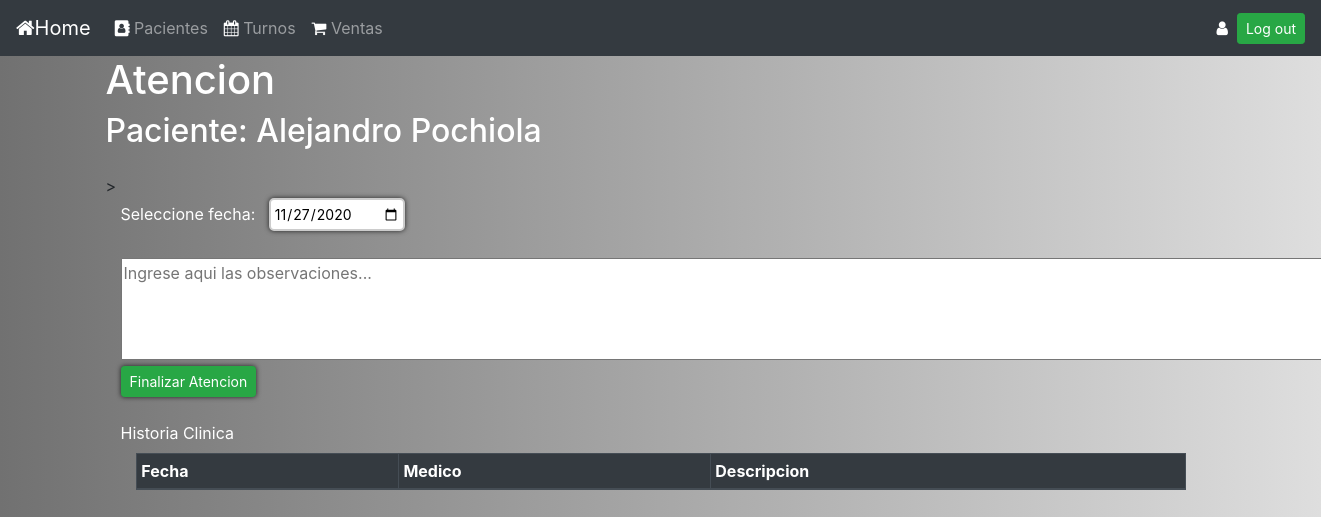
Page /15/atender_paciente (signed in) on the earlier database version.
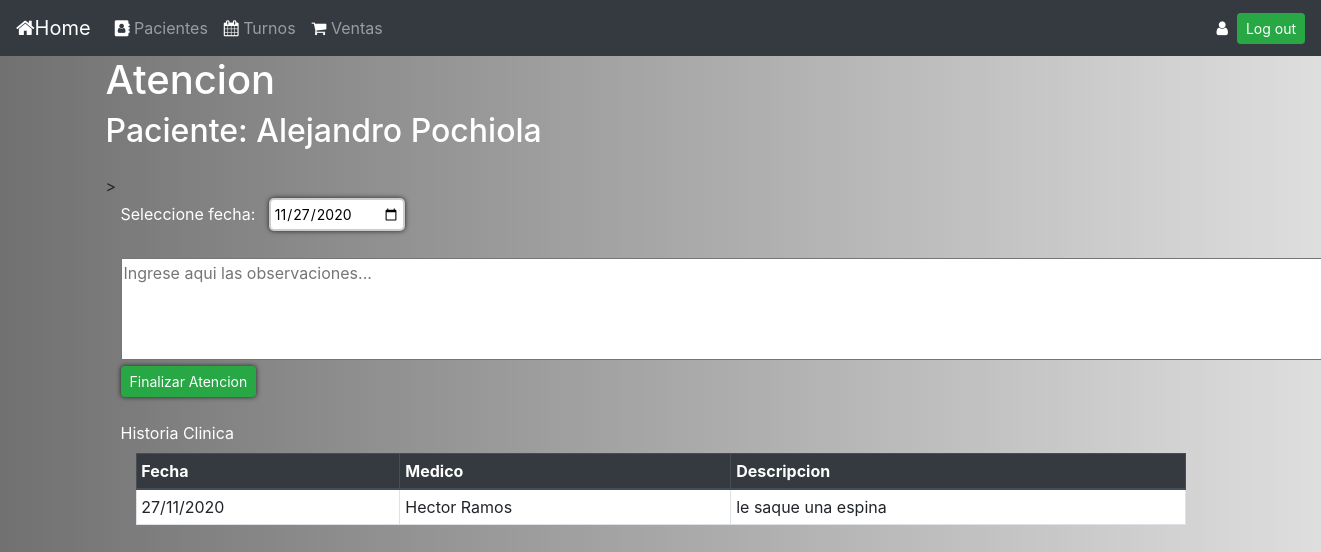
Same page on the later database version.
### gestion_consultorio/models.py (models this page shows)
class historia_medica(models.Model):
    id_paciente = models.ForeignKey(paciente, on_delete=models.CASCADE)
    id_medico = models.ForeignKey(medico, on_delete=models.CASCADE)
    fecha = models.DateField()
    descripcion = models.TextField(blank=True)

class medico(models.Model):
    nombre = models.CharField(max_length=64)
    apellido = models.CharField(max_length=64)
    def __str__(self):
        return f"{self.nombre} {self.apellido}"

### gestion_consultorio/views.py (the view)
# urls.py: path("<int:turno_id>/atender_paciente", views.atender_paciente, name="atender_paciente"),
@login_required(login_url='login_view')
def atender_paciente(request, turno_id):
    paciente_id= turno.objects.get(pk=turno_id).id_paciente
    return render(request,"atender_paciente.html",{"turno":turno.objects.get(pk=turno_id),"historia_clinica": historia_medica.objects.filter(id_paciente=paciente_id)})

### gestion_consultorio/models.py (called while the page is built)
    def __str__(self):
        return f"{self.nombre} {self.apellido}"

### gestion_consultorio/templates/atender_paciente.html (shortened to what this page needs)
{% extends "layout.html" %}
{% block body %}
<div class="container">
  <h1 style="color:white">Atencion</h1>
  <h2 style="color:white">Paciente: {{turno.id_paciente}}</h2>
>
<div class="container">
  <form action="{% url 'graba_hclinica' %}" method="post">
    <div>
      <label style="color:white;">Seleccione fecha:</label>&nbsp;&nbsp;&nbsp;<input type="date" name="fecha" id="input_fecha">
    </div>
    <br>
    <textarea name="movimiento" rows="4" cols="120" required placeholder="Ingrese aqui las observaciones..."></textarea>
    <input type="submit" class="btn btn-success btn-sm" value="Finalizar Atencion">
  </form>
</div>
<br>
<div class="container">
  <label style="color:white;">Historia Clinica</label>
  <div id="div1" class ="col-md-12">
    <table border="1" class="table table-hover table-bordered bg-white table-sm">
      <thead class="thead-dark">
        <tr>
          <th scope="col">Fecha</th>
          <th scope="col">Medico</th>
          <th scope="col">Descripcion</th>
        </tr>
      </thead>
      <tbody id="tabla_historia_clinica">
        {% for movimiento in historia_clinica %}
          <tr>
            <td>{{movimiento.fecha|date:"d/m/Y"}}</td>
            <td>{{movimiento.id_medico}}</td>
            <td>{{movimiento.descripcion}}</td>
          </tr>
        {% endfor %}
      </tbody>
    </table>
  </div>
</div>
{% endblock %}

Differences in the rows shown:
added historia_medica: fecha "27/11/2020", id_medico "Hector Ramos", descripcion "le saque una espina"
